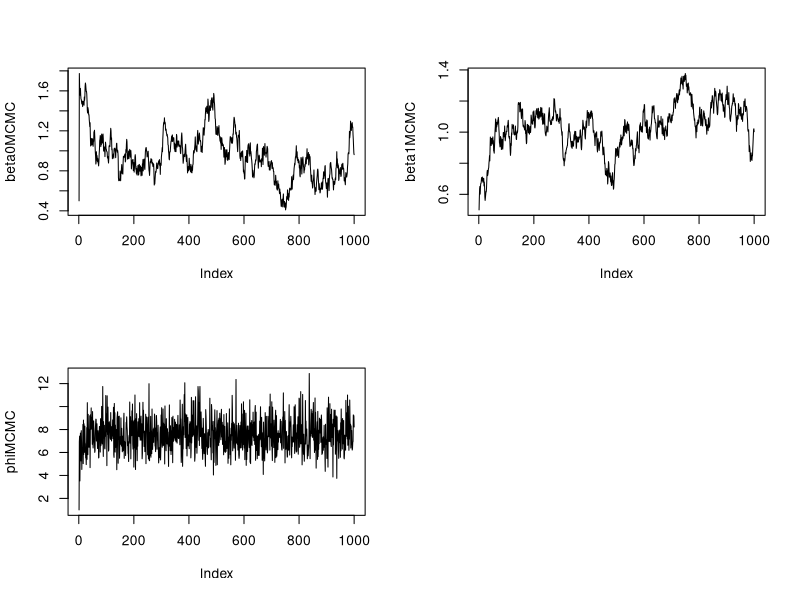
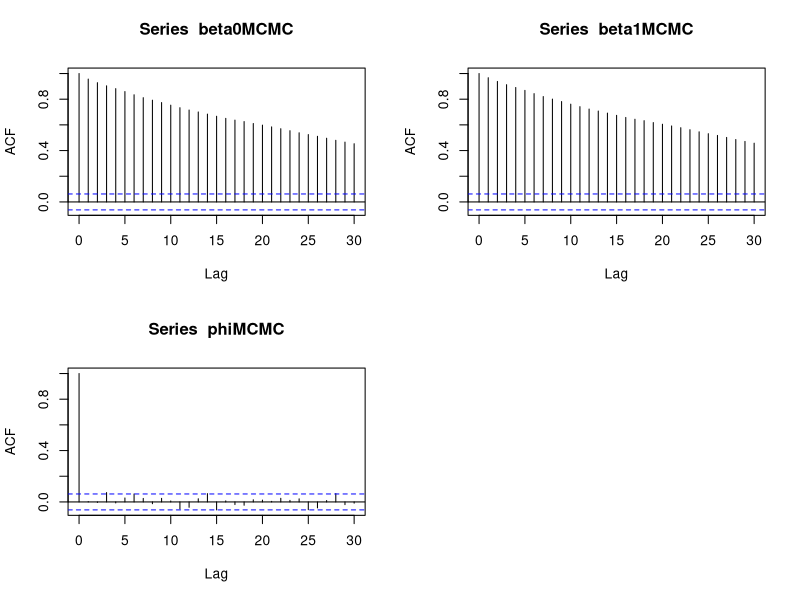
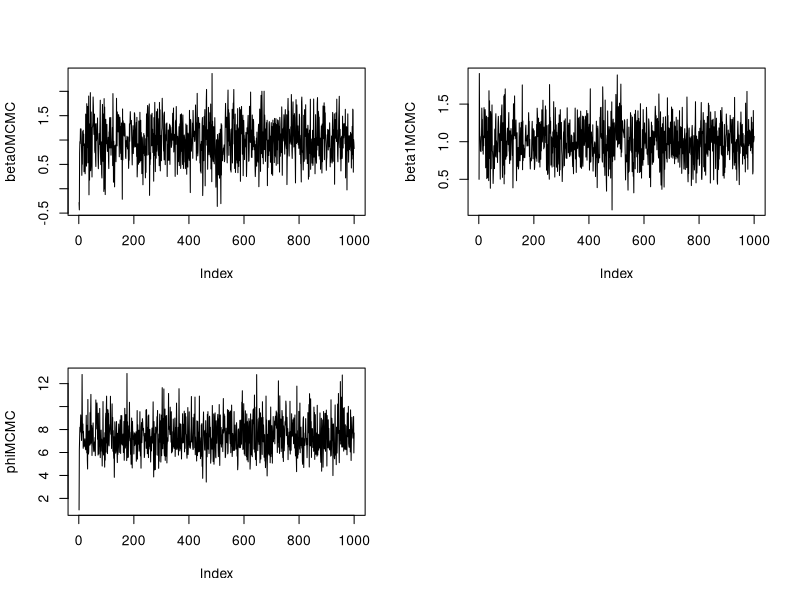
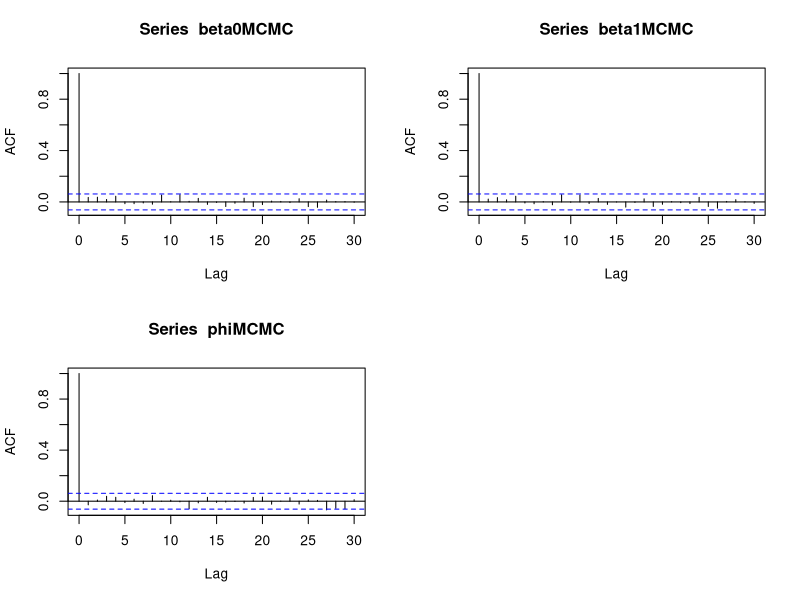

Reproduce these figures in R, in order.

##########
# Q2

# a)
# params
rho=0.95
phi=10
n0=4
s0=0.5
beta0=1
beta1=1

# simulate x

library(MASS)
n=50
Sigma=matrix(rep(rho, n*n), ncol=n)
diag(Sigma)=1

X=mvrnorm(1, rep(0,n), Sigma)
Y=mvrnorm(1, beta0 + beta1*X, 1/phi*diag(n))

xbar=mean(X)
Sxx=sum(X^2)-n*(xbar^2)
Xmat=cbind(rep(1,n), X)
betahat=solve(t(Xmat)%*%Xmat)%*%t(Xmat)%*%Y

niter=1000
beta0MCMC=c()
beta1MCMC=c()
phiMCMC=c()
beta0MCMC[1]=0.5 # some initial values
beta1MCMC[1]=0.5
phiMCMC[1]=1


# gibbs sampling
for (i in c(2:niter)) {
  beta0MCMC[i]=rnorm(1, betahat[1]-xbar*(beta1MCMC[i-1]-betahat[2]), sqrt(1/phiMCMC[i-1]/Sxx/n*(1-n*(xbar^2)/sum(X^2))))
  beta1MCMC[i]=rnorm(1, betahat[2]-xbar*n/sum(X^2)*(beta0MCMC[i]-betahat[1]), sqrt(1/phiMCMC[i-1]/Sxx*(1-n*(xbar^2)/sum(X^2)))) 
  
  Sbeta=t(Y-(Xmat%*%c(beta0MCMC[i], beta1MCMC[i])))%*%(Y-(Xmat%*%c(beta0MCMC[i], beta1MCMC[i])))+n0*s0
  phiMCMC[i]=rgamma(1, ((n+n0)/2), (Sbeta/2))
  
}

par(mfrow=c(2,2))
plot(beta0MCMC, type="l")
plot(beta1MCMC, type="l")
plot(phiMCMC, type="l")

# b)
par(mfrow=c(2,2))
acf(beta0MCMC)
acf(beta1MCMC)
acf(phiMCMC)

# c)
Xnew=X-mean(X)
xbar=mean(Xnew)
Sxx=sum(Xnew^2)-n*(xbar^2)
Xmat=cbind(rep(1,n), Xnew)
alphahat=solve(t(Xmat)%*%Xmat)%*%t(Xmat)%*%Y

niter=1000
alpha0MCMC=c()
alpha1MCMC=c()
phiMCMC=c()
alpha0MCMC[1]=0.5
alpha1MCMC[1]=0.5
phiMCMC[1]=1

for (i in c(2:niter)) {
  alpha0MCMC[i]=rnorm(1, alphahat[1]-xbar*(alpha1MCMC[i-1]-alphahat[2]), sqrt(1/phiMCMC[i-1]/Sxx/n*(1-n*(xbar^2)/sum(Xnew^2))))
  alpha1MCMC[i]=rnorm(1, alphahat[2]-xbar*n/sum(Xnew^2)*(alpha0MCMC[i]-alphahat[1]),sqrt(1/phiMCMC[i-1]/Sxx*(1-n*(xbar^2)/sum(Xnew^2))))
  
  Sbeta=t(Y-(Xmat%*%c(alpha0MCMC[i], alpha1MCMC[i])))%*%(Y-(Xmat%*%c(alpha0MCMC[i], alpha1MCMC[i])))+n0*s0
  
  phiMCMC[i]=rgamma(1,((n+n0)/2), (Sbeta/2))
}

beta1MCMC=alpha1MCMC
beta0MCMC=alpha0MCMC-mean(X)*beta1MCMC
par(mfrow=c(2,2))
plot(beta0MCMC, type="l")
plot(beta1MCMC, type="l")
plot(phiMCMC, type="l")

par(mfrow=c(2,2))
acf(beta0MCMC)
acf(beta1MCMC)
acf(phiMCMC)
